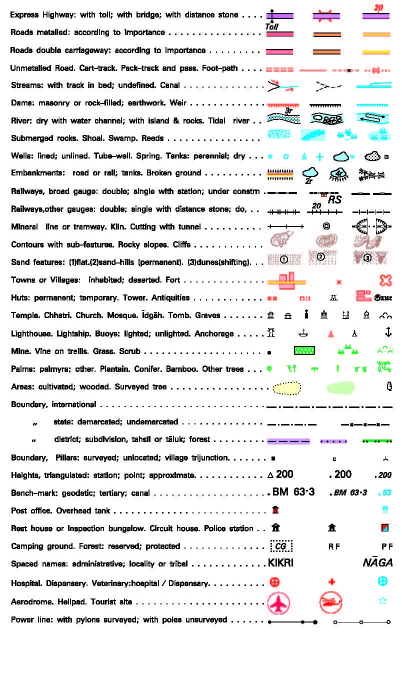
#> input picture OCR/datasets/symbols/Conventional_symbols.jpeg, 804 x 1366 px, found by its file name (shown at 1/2 size)
$ python symbol_detector.py
#> lines starting #> are read from the running program, lines starting #| are printed output that depends on the picture; after the words box and inside, x2 and y2 are one past the last pixel; in counts of white or black regions, pixels touching at a corner belong together
import cv2
import numpy as np
import os
from pathlib import Path
import json
import logging

class SymbolDetector:
    def __init__(self):
        try:
            # Get absolute path to the symbols file
            self.symbols_path = Path("datasets/symbols/Conventional_symbols.jpeg").resolve()
            logging.info(f"Attempting to load symbols from: {self.symbols_path}")

            if not self.symbols_path.exists():
                raise FileNotFoundError(f"Symbols file not found at: {self.symbols_path}")

            if not self.symbols_path.is_file():
                raise ValueError(f"Path exists but is not a file: {self.symbols_path}")

            # Try to load the template
            template = cv2.imread(str(self.symbols_path))
#> template is the input picture: shape (1366, 804, 3); mean B, G, R 230.7, 231, 231.3
            if template is None:
                raise ValueError(f"OpenCV failed to load image from: {self.symbols_path}")

            logging.info(f"Successfully loaded template with shape: {template.shape}")

            self.reference_symbols = self._extract_reference_symbols()
            self.trained_params = self._load_trained_parameters()

        except Exception as e:
            logging.error(f"Failed to initialize SymbolDetector: {str(e)}")
            raise

    def _extract_reference_symbols(self):
        """Extract reference symbols from the template"""
        try:
            template = cv2.imread(str(self.symbols_path))
            if template is None:
                raise ValueError(f"Could not load template from {self.symbols_path}")

            logging.info(f"Extracting reference symbols from template of shape: {template.shape}")

            # Define regions for different symbol types
            regions = {
                'water': [(50, 200, 300, 400)],    # Water bodies region
                'terrain': [(300, 200, 600, 400)],  # Mountains and terrain
                'transport': [(50, 0, 300, 200)]    # Roads and transport
            }

            symbols = {}
            for category, coords_list in regions.items():
                symbols[category] = []
                for x1, y1, x2, y2 in coords_list:
                    # Validate coordinates
                    if x2 > template.shape[1] or y2 > template.shape[0]:
                        logging.warning(f"Region coordinates ({x1}, {y1}, {x2}, {y2}) exceed template dimensions {template.shape[:2]}")
                        continue

                    region = template[y1:y2, x1:x2]
                    # Convert to grayscale
                    gray = cv2.cvtColor(region, cv2.COLOR_BGR2GRAY)
                    # Threshold to get binary image
                    _, thresh = cv2.threshold(gray, 127, 255, cv2.THRESH_BINARY_INV)
                    # Find contours
                    contours, _ = cv2.findContours(thresh, cv2.RETR_EXTERNAL, cv2.CHAIN_APPROX_SIMPLE)

                    logging.info(f"Found {len(contours)} potential symbols in {category} region")

                    for contour in contours:
                        if cv2.contourArea(contour) > 100:  # Filter small noise
                            x, y, w, h = cv2.boundingRect(contour)
                            symbol = region[y:y+h, x:x+w]
                            symbols[category].append({
                                'image': symbol,
                                'size': (w, h)
                            })
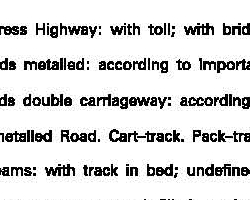
#> gray: shape (200, 250); min 0, max 255, mean 218.9
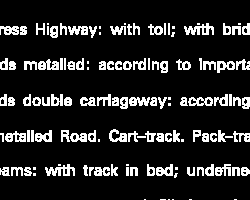
#> thresh: shape (200, 250); 13.8% white in thin lines or dots, all inside (x1, y1, x2, y2) = (0, 23, 250, 200)
#> after the loop, symbols = 3 items

            logging.info(f"Successfully extracted {sum(len(s) for s in symbols.values())} symbols across all categories")
            return symbols

        except Exception as e:
            logging.error(f"Error extracting reference symbols: {str(e)}")
            raise

    def _load_trained_parameters(self):
        """Load trained parameters from JSON file"""
        trained_file = Path("datasets/symbols/trained_symbols.json")
        if trained_file.exists():
            try:
                with open(trained_file, 'r') as f:
                    return json.load(f)
            except Exception as e:
                print(f"Error loading trained parameters: {str(e)}")
        return None

    def detect_symbols(self, image_path):
        """Detect symbols in the input image"""
#> called with image_path = 'datasets/raw_maps/M1.png'
        # Load image
        img = cv2.imread(image_path)
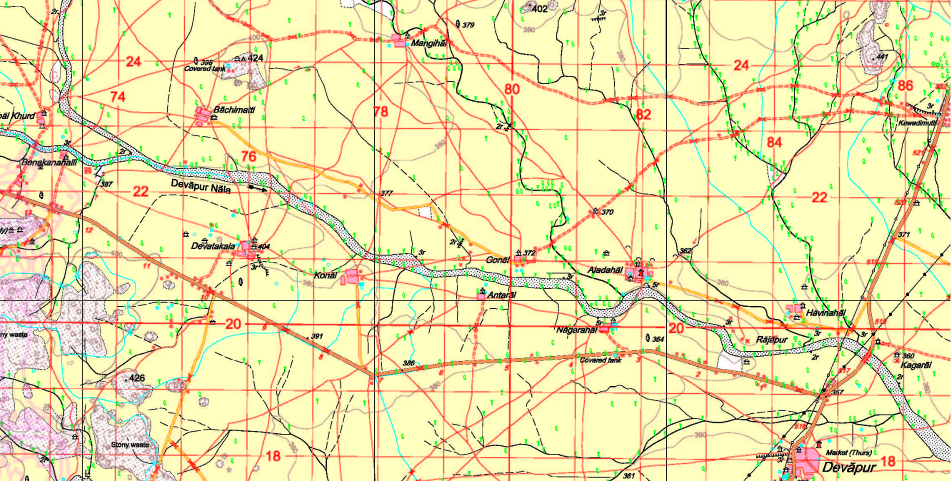
#> input picture OCR/datasets/raw_maps/M1.png, 1904 x 962 px, found by its file name (shown at 1/2 size)
#> img is the input picture: shape (962, 1904, 3); mean B, G, R 171.2, 224.1, 235.8
        if img is None:
            raise ValueError(f"Could not load image from {image_path}")

        results = {
            'water': [],
            'terrain': [],
            'transport': []
        }

        # Convert to HSV for better color detection
        hsv = cv2.cvtColor(img, cv2.COLOR_BGR2HSV)
#> hsv: shape (962, 1904, 3); mean H, S, V 30.1, 75.2, 241.3

        # Use trained parameters if available
        if self.trained_params:
            # Water detection with trained ranges
            water_mask = np.zeros_like(hsv[:,:,0])
            for water_range in self.trained_params['water']:
                lower = np.array(water_range['lower'])
                upper = np.array(water_range['upper'])
                mask = cv2.inRange(hsv, lower, upper)
                water_mask = cv2.bitwise_or(water_mask, mask)
        else:
            # Fallback to default ranges
            water_masks = []
            light_blue_lower = np.array([90, 30, 30])
            light_blue_upper = np.array([110, 255, 255])
            water_masks.append(cv2.inRange(hsv, light_blue_lower, light_blue_upper))

            dark_blue_lower = np.array([110, 50, 30])
            dark_blue_upper = np.array([130, 255, 255])
            water_masks.append(cv2.inRange(hsv, dark_blue_lower, dark_blue_upper))

            water_mask = np.zeros_like(water_masks[0])
            for mask in water_masks:
                water_mask = cv2.bitwise_or(water_mask, mask)
#> this loop made 2 passes

        # Enhance water detection
        kernel_close = np.ones((5,5), np.uint8)
        kernel_open = np.ones((3,3), np.uint8)
        water_mask = cv2.morphologyEx(water_mask, cv2.MORPH_CLOSE, kernel_close)
#> water_mask: shape (962, 1904); 0.24% white; 560 white regions (506 under 20 px), largest, box (x1, y1, x2, y2) and area: (288, 895, 317, 962) 307, (31, 645, 116, 666) 243, (259, 830, 311, 893) 243
        water_mask = cv2.morphologyEx(water_mask, cv2.MORPH_OPEN, kernel_open)
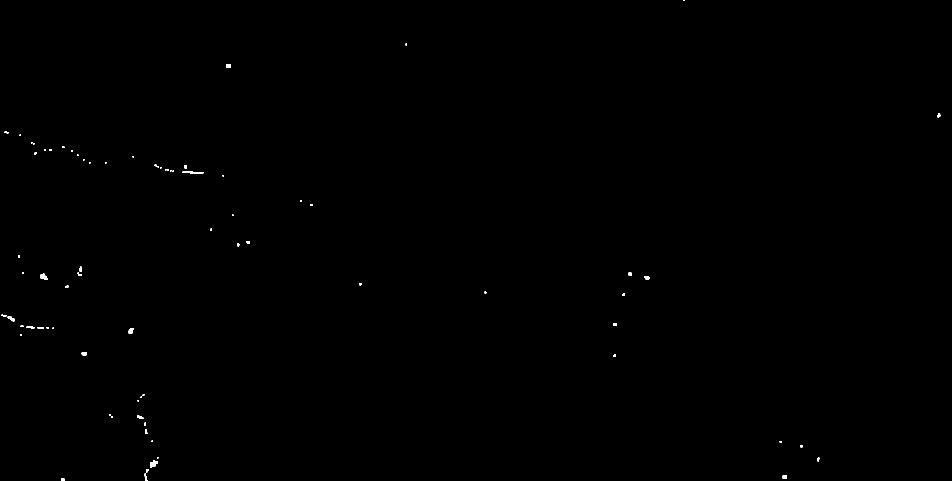
#> water_mask: shape (962, 1904) (shown at 1/2 size); 0.12% white; 75 white regions (39 under 20 px)

        # Find water contours
        water_contours, _ = cv2.findContours(water_mask, cv2.RETR_EXTERNAL, cv2.CHAIN_APPROX_SIMPLE)
#> water_contours = 75 contours, 51 with area under 20; largest, box (x1, y1, x2, y2) and area: (300, 920, 316, 936) 120, (81, 547, 96, 559) 94, (365, 343, 407, 347) 88, (257, 656, 268, 667) 65, (15, 633, 29, 643) 60

        for contour in water_contours:
            area = cv2.contourArea(contour)
            if area > 100:
                perimeter = cv2.arcLength(contour, True)
                circularity = 4 * np.pi * area / (perimeter * perimeter) if perimeter > 0 else 0

                x, y, w, h = cv2.boundingRect(contour)
                aspect_ratio = float(w)/h if h > 0 else 0

                if circularity > 0.6:
                    water_type = 'lake'
                elif aspect_ratio > 3 or aspect_ratio < 0.33:
                    water_type = 'river'
                else:
                    water_type = 'water_body'

                results['water'].append({
                    'type': water_type,
                    'bbox': [x, y, w, h],
                    'area': area,
                    'circularity': circularity
                })
#> this loop made 75 passes
#> (area, perimeter, circularity, x, y, w, h, aspect_ratio) on pass 5: (120, 55.31, 0.493, 300, 920, 16, 16, 1)
#> area on passes 1, 3, 4, 11, 14, 20: 24.5, 31.5, 20, 22, 44.5, 44

        # Terrain detection with trained ranges
        if self.trained_params:
            terrain_mask = np.zeros_like(hsv[:,:,0])

            # Brown terrain
            for brown_range in self.trained_params['terrain']['brown']:
                lower = np.array(brown_range['lower'])
                upper = np.array(brown_range['upper'])
                mask = cv2.inRange(hsv, lower, upper)
                terrain_mask = cv2.bitwise_or(terrain_mask, mask)

            # Green terrain
            for green_range in self.trained_params['terrain']['green']:
                lower = np.array(green_range['lower'])
                upper = np.array(green_range['upper'])
                mask = cv2.inRange(hsv, lower, upper)
                terrain_mask = cv2.bitwise_or(terrain_mask, mask)
        else:
            # Fallback to default ranges
            terrain_masks = []
            brown_lower = np.array([10, 30, 30])
            brown_upper = np.array([30, 255, 255])
            terrain_masks.append(cv2.inRange(hsv, brown_lower, brown_upper))

            green_lower = np.array([40, 30, 30])
            green_upper = np.array([80, 255, 255])
            terrain_masks.append(cv2.inRange(hsv, green_lower, green_upper))

            terrain_mask = np.zeros_like(terrain_masks[0])
            for mask in terrain_masks:
                terrain_mask = cv2.bitwise_or(terrain_mask, mask)

        # Clean up terrain mask
        kernel = np.ones((5,5), np.uint8)
        terrain_mask = cv2.morphologyEx(terrain_mask, cv2.MORPH_CLOSE, kernel)
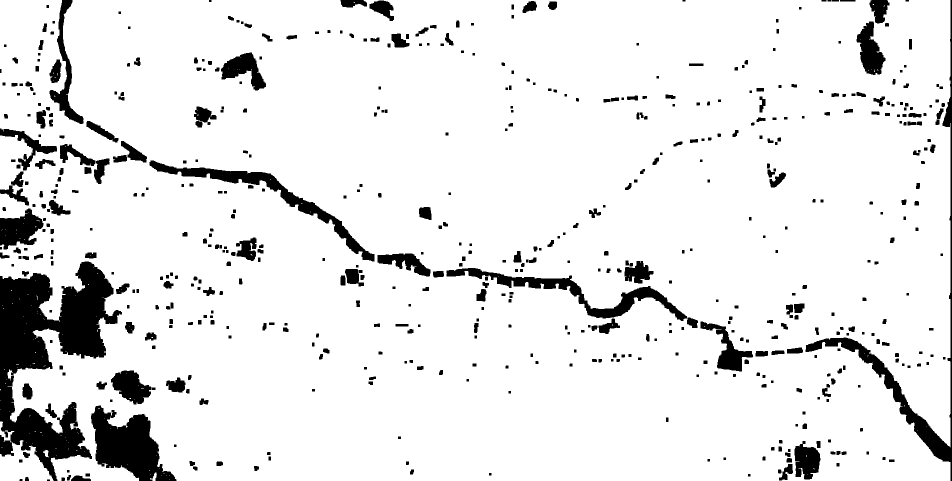
#> terrain_mask: shape (962, 1904) (shown at 1/2 size); 90.5% white; 576 black regions (2 under 20 px)
        terrain_contours, _ = cv2.findContours(terrain_mask, cv2.RETR_EXTERNAL, cv2.CHAIN_APPROX_SIMPLE)
#> terrain_contours = 111 contours, 106 with area under 20; largest, box (x1, y1, x2, y2) and area: (0, 0, 1901, 962) 1732736, (0, 880, 107, 962) 5162, (0, 843, 29, 885) 282, (300, 945, 314, 962) 78, (86, 900, 98, 915) 78

        for contour in terrain_contours:
            if cv2.contourArea(contour) > 300:
                x, y, w, h = cv2.boundingRect(contour)
                results['terrain'].append({
                    'type': 'terrain_feature',
                    'bbox': [x, y, w, h],
                    'area': cv2.contourArea(contour)
                })
#> this loop made 111 passes
#> (x, y, w, h) on passes 23, 111: (0, 880, 107, 82), (0, 0, 1901, 962)
#> contour on passes 1 to 6: [[338, 958]], [[332, 951]], [[338, 950]], [[323, 950]], [[300, 948]], [[327, 947], [328, 947]]

        # Enhanced transport feature detection
        gray = cv2.cvtColor(img, cv2.COLOR_BGR2GRAY)
#> gray: shape (962, 1904)

        # Enhanced preprocessing for transport features
        # Use bilateral filter to reduce noise while preserving edges
        gray = cv2.bilateralFilter(gray, 9, 75, 75)

        # Apply CLAHE for better contrast
        clahe = cv2.createCLAHE(clipLimit=3.0, tileGridSize=(8,8))
        gray = clahe.apply(gray)

        # Improved edge detection
        edges = cv2.Canny(gray, 50, 150)  # Increased thresholds
#> edges: shape (962, 1904); 12.6% white in thin lines or dots

        # Enhanced morphological operations
        kernel = np.ones((3,3), np.uint8)  # Increased kernel size
        edges = cv2.morphologyEx(edges, cv2.MORPH_CLOSE, kernel)
#> edges: shape (962, 1904); 20.5% white; 336 white regions (139 under 20 px), largest, box (x1, y1, x2, y2) and area: (0, 0, 1902, 962) 362462, (1428, 0, 1532, 5) 308, (287, 660, 317, 687) 305
        edges = cv2.dilate(edges, kernel, iterations=1)
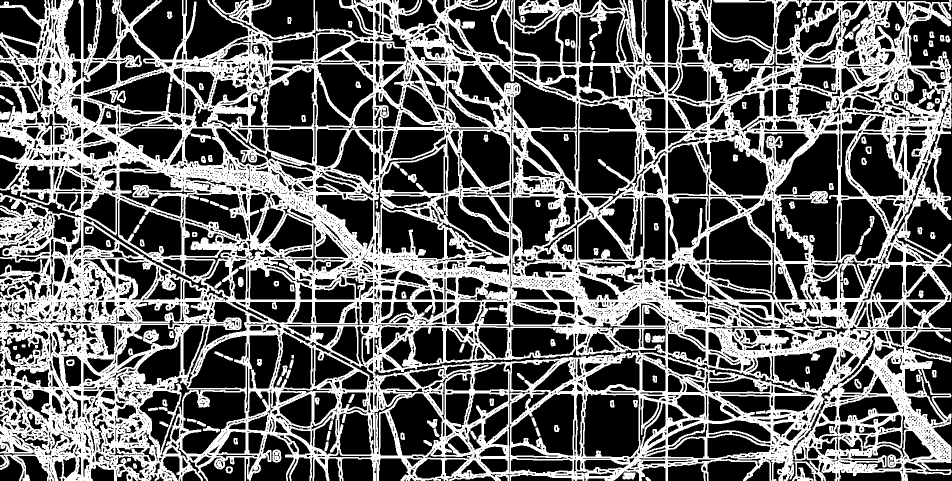
#> edges: shape (962, 1904) (shown at 1/2 size); 38.3% white; 145 white regions (2 under 20 px), largest, box (x1, y1, x2, y2) and area: (0, 0, 1903, 962) 683853, (286, 659, 318, 688) 577, (545, 899, 563, 925) 345

        # Stricter parameters for line detection
        min_line_length = 100  # Increased from 50
        max_line_gap = 10
        threshold = 50        # Increased threshold for Hough transform

        lines = cv2.HoughLinesP(edges,
                               rho=1,
                               theta=np.pi/180,
                               threshold=threshold,
                               minLineLength=min_line_length,
                               maxLineGap=max_line_gap)
#> lines = 891 rows, first 6: [0, 601, 1901, 601], [0, 602, 1901, 602], [1007, 600, 1901, 600], [207, 599, 1901, 599], [0, 603, 1901, 603], [1682, 528, 1901, 531]

        if lines is not None:
            # Filter and merge similar lines
            filtered_lines = []
            for line in lines:
                x1, y1, x2, y2 = line[0]

                # Calculate line properties
                length = np.sqrt((x2-x1)**2 + (y2-y1)**2)
                angle = np.abs(np.arctan2(y2-y1, x2-x1) * 180 / np.pi)

                # Stricter angle filtering: only keep lines that are close to horizontal or vertical
                is_horizontal = angle < 20 or angle > 160  # Within 20 degrees of horizontal
                is_vertical = 70 < angle < 110             # Within 20 degrees of vertical

                if (is_horizontal or is_vertical) and length >= min_line_length:
                    # Check for nearby parallel lines
                    is_duplicate = False
                    for i, existing in enumerate(filtered_lines):
                        ex1, ey1, ex2, ey2 = existing[0]

                        # Calculate distance between midpoints
                        mid1 = ((x1+x2)/2, (y1+y2)/2)
                        mid2 = ((ex1+ex2)/2, (ey1+ey2)/2)
                        dist = np.sqrt((mid1[0]-mid2[0])**2 + (mid1[1]-mid2[1])**2)

                        # Calculate angle difference
                        existing_angle = np.abs(np.arctan2(ey2-ey1, ex2-ex1) * 180 / np.pi)
                        angle_diff = abs(angle - existing_angle)

                        # If lines are close and parallel, consider it a duplicate
                        if dist < 30 and (angle_diff < 10 or abs(angle_diff - 180) < 10):
                            is_duplicate = True
                            # Keep the longer line
                            existing_length = np.sqrt((ex2-ex1)**2 + (ey2-ey1)**2)
                            if length > existing_length:
                                filtered_lines.pop(i)  # Use pop instead of remove for list modification
                                is_duplicate = False
                            break

                    if not is_duplicate:
                        filtered_lines.append(line)
#> this loop made 891 passes
#> (x1, y1, x2, y2, length, angle) on passes 1 to 12: (0, 601, 1901, 601, 1901, 0), (0, 602, 1901, 602, 1901, 0), (1007, 600, 1901, 600, 894, 0), (207, 599, 1901, 599, 1694, 0), (0, 603, 1901, 603, 1901, 0), (1682, 528, 1901, 531, 219, 0.785), (1019, 381, 1125, 383, 106, 1.08), (1326, 786, 1612, 786, 286, 0), (1111, 126, 1426, 126, 315, 0), (856, 736, 1224, 710, 368.9, 4.04), (1124, 917, 1375, 921, 251, 0.913), (999, 782, 1335, 782, 336, 0)

            # Add filtered lines to results
            for line in filtered_lines:
                x1, y1, x2, y2 = line[0]
                length = np.sqrt((x2-x1)**2 + (y2-y1)**2)
                results['transport'].append({
                    'type': 'road_or_railway',
                    'start': (x1, y1),
                    'end': (x2, y2),
                    'length': length
                })
#> this loop made 332 passes

        return results

    def visualize_results(self, image_path, results, output_path):
        """Create visualization of detected symbols"""
#> called with image_path = 'datasets/raw_maps/M1.png'
        img = cv2.imread(image_path)
        viz_img = img.copy()

        # Draw water bodies in blue
        for water in results['water']:
            x, y, w, h = water['bbox']
            cv2.rectangle(viz_img, (x, y), (x+w, y+h), (255, 0, 0), 2)
            cv2.putText(viz_img, 'Water', (x, y-10), cv2.FONT_HERSHEY_SIMPLEX, 0.5, (255, 0, 0), 2)
#> viz_img: shape (962, 1904, 3); 0.03% of pixels changed, all inside (x1, y1, x2, y2) = (299, 899, 345, 938)

        # Draw terrain features in green
        for terrain in results['terrain']:
            x, y, w, h = terrain['bbox']
            cv2.rectangle(viz_img, (x, y), (x+w, y+h), (0, 255, 0), 2)
            cv2.putText(viz_img, 'Terrain', (x, y-10), cv2.FONT_HERSHEY_SIMPLEX, 0.5, (0, 255, 0), 2)
#> viz_img: shape (962, 1904, 3); mean B, G, R 170, 224.3, 234.3

        # Draw transport features in red
        for transport in results['transport']:
            start = tuple(map(int, transport['start']))
            end = tuple(map(int, transport['end']))
            cv2.line(viz_img, start, end, (0, 0, 255), 2)
#> viz_img: shape (962, 1904, 3); mean B, G, R 155.3, 205.2, 238.1

        # Add legend
        legend_y = 30
        cv2.putText(viz_img, 'Blue: Water Bodies', (10, legend_y), cv2.FONT_HERSHEY_SIMPLEX, 0.6, (255, 0, 0), 2)
        cv2.putText(viz_img, 'Green: Terrain Features', (10, legend_y+25), cv2.FONT_HERSHEY_SIMPLEX, 0.6, (0, 255, 0), 2)
        cv2.putText(viz_img, 'Red: Transport Routes', (10, legend_y+50), cv2.FONT_HERSHEY_SIMPLEX, 0.6, (0, 0, 255), 2)
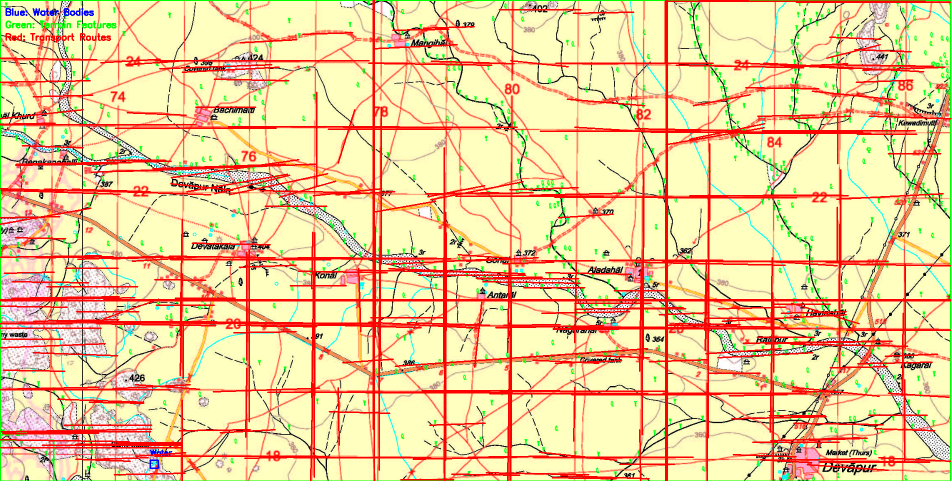
#> viz_img: shape (962, 1904, 3) (shown at 1/2 size); mean B, G, R 155.1, 204.9, 237.8

        cv2.imwrite(output_path, viz_img)
        return output_path

if __name__ == "__main__":
    # Test the detector
    detector = SymbolDetector()
    results = detector.detect_symbols("datasets/raw_maps/M1.png")

    # Print results
    print("\nDetection Results:")
    print("-" * 50)

    for category, items in results.items():
        print(f"\n{category.upper()}:")
        print(f"Found {len(items)} features")

        if category == 'water':
            total_area = sum(item['area'] for item in items)
            print(f"Total water body area: {total_area} pixels")

        elif category == 'terrain':
            total_area = sum(item['area'] for item in items)
            print(f"Total terrain area: {total_area} pixels")

        elif category == 'transport':
            total_length = sum(item['length'] for item in items)
            print(f"Total transport route length: {total_length:.2f} pixels")

    # Create visualization
    viz_path = "output/visualizations/symbol_detection_results.jpg"
    detector.visualize_results("datasets/raw_maps/M1.png", results, viz_path)
    print(f"\nVisualization saved to: {viz_path}")
